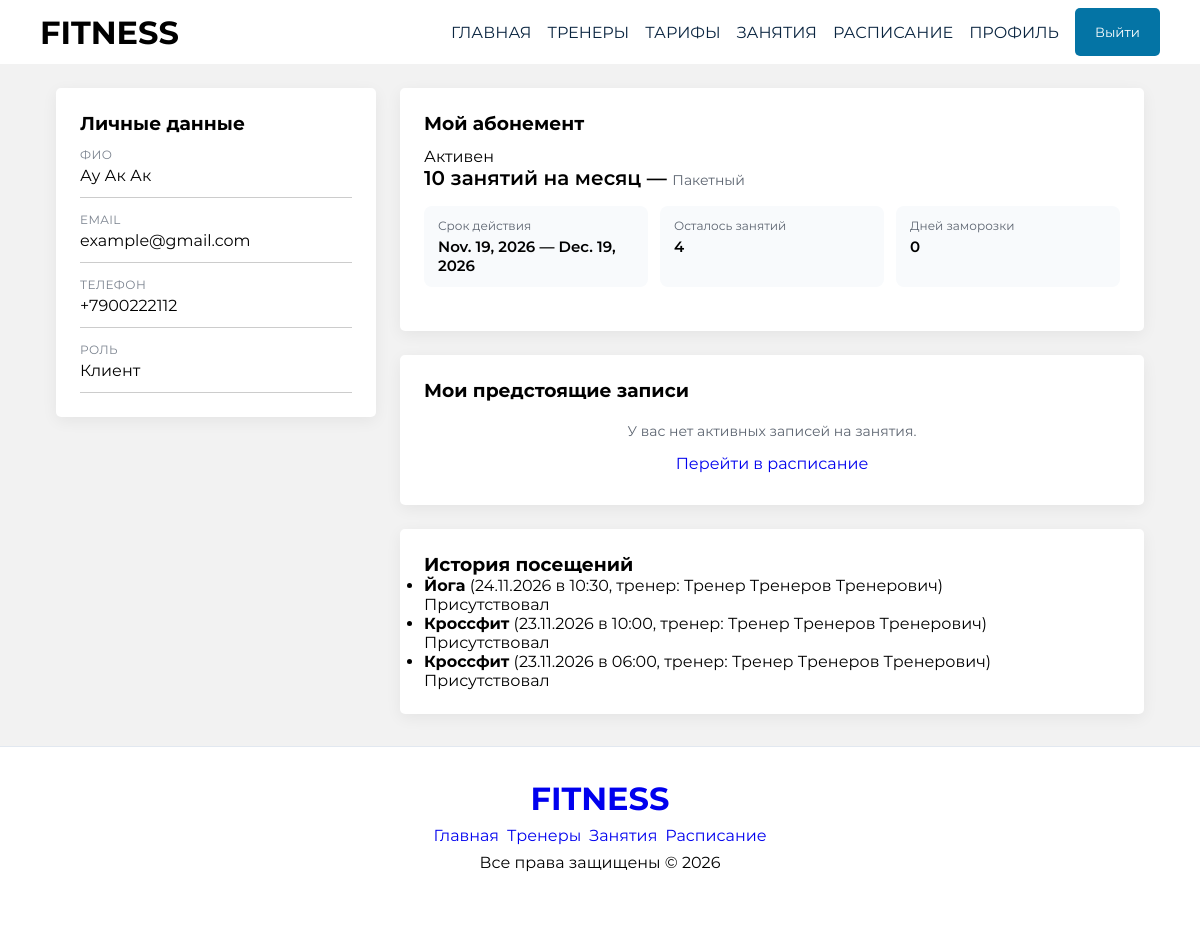
/profile/ (signed in), run on an earlier commit of the app's database.
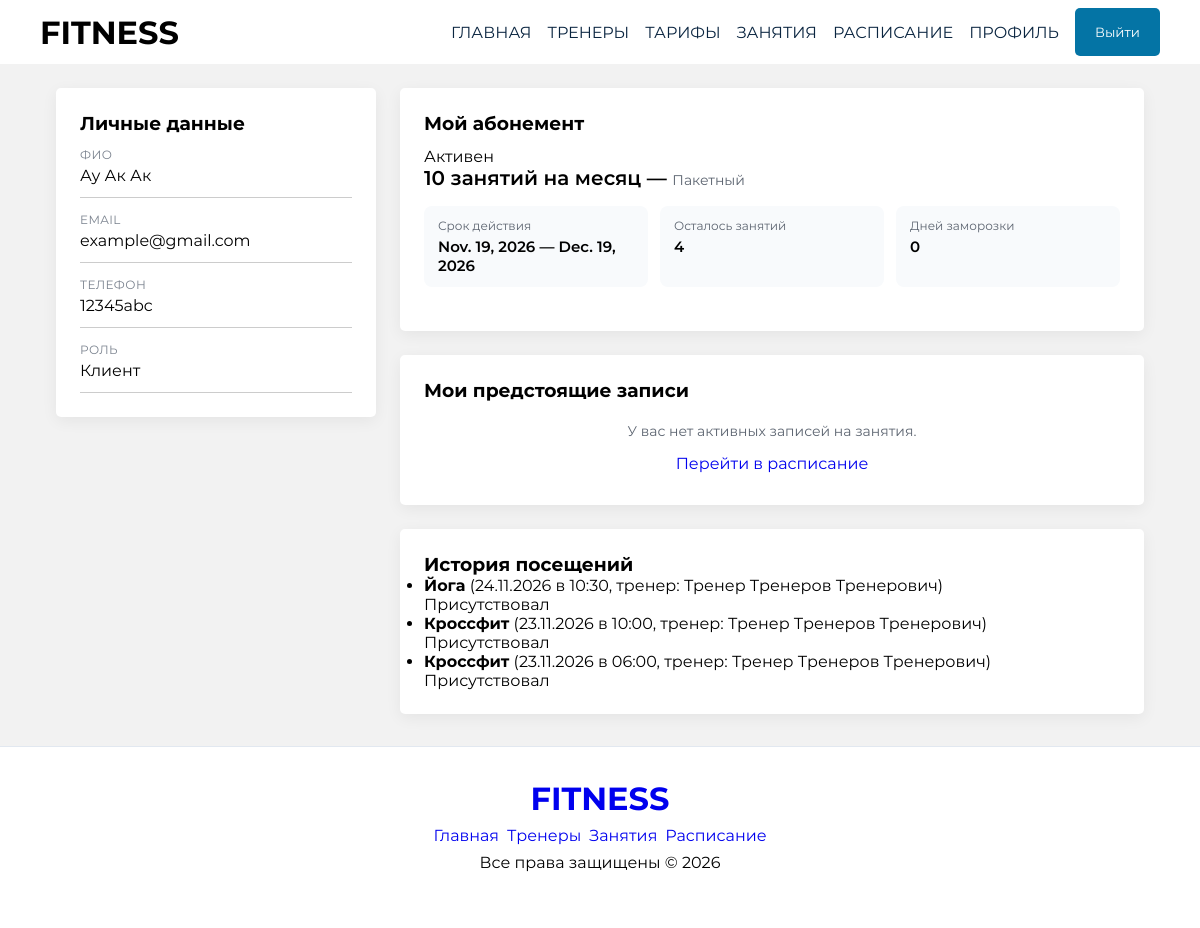
And on a later commit of the database.
### app/models.py (models this page shows, shortened)
class User(AbstractUser):
    class Role(models.TextChoices):
        CLIENT = 'client', 'Клиент'
        TRAINER = 'trainer', 'Тренер'
        ADMIN = 'admin', 'Администратор'
    first_name = None
    last_name = None
    photo = models.ImageField(
      'Фотография', upload_to='trainers/', null=True, blank=True
    )
    price = models.IntegerField('Цена', default=0)
    full_name = models.CharField('ФИО', max_length=150)
    email = models.EmailField('Email', unique=True)
    phone = models.CharField('Номер телефона', max_length=20, unique=True)
    role = models.CharField(
      'Роль', max_length=10, choices=Role.choices, default=Role.CLIENT
    )
    USERNAME_FIELD = 'email'
    REQUIRED_FIELDS = ['username', 'full_name', 'phone']

class Subscription(models.Model):
  class Status(models.TextChoices):
    ACTIVE = 'active', 'Активен'
    FROZEN = 'frozen', 'Заморожен'
    EXPIRED = 'expired', 'Истек'
  client = models.ForeignKey(
      User,
      on_delete=models.CASCADE,
      related_name='subscriptions',
      limit_choices_to={'role': User.Role.CLIENT},
      verbose_name='Клиент',
  )
  plan = models.ForeignKey(
      SubscriptionPlan,
      on_delete=models.PROTECT,
      verbose_name='Тип абонемента',
  )
  status = models.CharField(
      'Статус',
      max_length=15,
      choices=Status.choices,
      default=Status.ACTIVE,
  )
  start_date = models.DateField('Дата начала', default=timezone.now)
  end_date = models.DateField('Дата окончания', blank=True)
  remaining_workouts = models.PositiveIntegerField(
      'Остаток занятий',
      null=True,
      blank=True,
  )
  remaining_freeze_days = models.PositiveIntegerField(
      'Остаток дней заморозки',
      default=0,
  )

class SubscriptionPlan(models.Model):
  class PlanKind(models.TextChoices):
    PACKAGE = 'package', 'Пакетный'
    TARIFF = 'tariff', 'Тарифный (безлимит)'
  name = models.CharField('Название', max_length=100)
  kind = models.CharField(
      'Вид абонемента',
      max_length=10,
      choices=PlanKind.choices,
      default=PlanKind.TARIFF,
  )
  price = models.IntegerField('Цена')
  duration_days = models.PositiveIntegerField('Срок действия (дней)')
  workouts_count = models.PositiveIntegerField(
      'Количество занятий',
      null=True,
      blank=True,
  )
  freeze_days_limit = models.PositiveIntegerField(
      'Доступно дней заморозки', default=0
  )
  is_active = models.BooleanField('Доступен к покупке', default=True)

class Booking(models.Model):
  class Status(models.TextChoices):
    ACTIVE = 'active', 'Записан'
    ATTENDED = 'attended', 'Присутствовал'
    MISSED = 'missed', 'Не явился'
    CANCELED = 'canceled', 'Отменено'
  is_hidden_by_trainer = models.BooleanField('Скрыто тренером', default=False)
  client = models.ForeignKey(
      User,
      on_delete=models.CASCADE,
      related_name='bookings',
      limit_choices_to={'role': User.Role.CLIENT},
      verbose_name='Клиент',
  )
  schedule = models.ForeignKey(
      Schedule,
      on_delete=models.CASCADE,
      related_name='bookings',
      verbose_name='Слот расписания',
  )
  workout_date = models.DateField('Дата занятия')
  subscription = models.ForeignKey(
      Subscription,
      on_delete=models.CASCADE,
      related_name='bookings',
      verbose_name='Абонемент',
  )
  status = models.CharField(
      'Статус',
      max_length=15,
      choices=Status.choices,
      default=Status.ACTIVE,
  )
  created_at = models.DateTimeField('Дата записи', auto_now_add=True)

class Schedule(models.Model):
  class DayOfWeek(models.IntegerChoices):
    MONDAY = 1, 'Понедельник'
    TUESDAY = 2, 'Вторник'
    WEDNESDAY = 3, 'Среда'
    THURSDAY = 4, 'Четверг'
    FRIDAY = 5, 'Пятница'
    SATURDAY = 6, 'Суббота'
    SUNDAY = 7, 'Воскресенье'
  is_completed = models.BooleanField('Занятие проведено', default=False)
  workout_type = models.ForeignKey(
      WorkoutType,
      on_delete=models.CASCADE,
      related_name='schedules',
      verbose_name='Направление',
  )
  trainer = models.ForeignKey(
      User,
      on_delete=models.CASCADE,
      related_name='trainer_schedules',
      limit_choices_to={'role': User.Role.TRAINER},
      verbose_name='Тренер',
  )
  day_of_week = models.IntegerField(
      'День недели',
      choices=DayOfWeek.choices,
      default=DayOfWeek.MONDAY,
  )
  start_time = models.TimeField('Время начала')
  max_capacity = models.PositiveIntegerField('Максимум мест', default=10)
  class Meta:
    ordering = ['day_of_week', 'start_time']
  class Meta:
    ordering = ['start_time']

class WorkoutType(models.Model):
  name = models.CharField('Название направления', max_length=100)
  description = models.TextField('Описание', blank=True)
  duration_minutes = models.PositiveIntegerField(
      'Длительность (минут)', default=60
  )

### app/views.py (the view)
# urls.py: path('profile/', views.profile_view, name='profile'),
@login_required
def profile_view(request):
  active_sub = (
      Subscription.objects.filter(
          client=request.user,
          status__in=[Subscription.Status.ACTIVE, Subscription.Status.FROZEN],
      )
      .select_related('plan')
      .first()
  )
  history_subs = (
      Subscription.objects.filter(
          client=request.user, status=Subscription.Status.EXPIRED
      )
      .select_related('plan')
      .order_by('-end_date')
  )
  freeze_form = None
  if (
      active_sub
      and active_sub.status == Subscription.Status.ACTIVE
      and active_sub.remaining_freeze_days > 0
  ):
    freeze_form = FreezeForm(subscription=active_sub)
  today = timezone.localdate()
  upcoming_bookings = (
        Booking.objects.filter(
            client=request.user,
            status=Booking.Status.ACTIVE,
            workout_date__gte=today,
        )
        .select_related('schedule__workout_type', 'schedule__trainer')
        .order_by('workout_date', 'schedule__start_time')
    )
  past_bookings = (
        Booking.objects.filter(
            client=request.user,
        )
        .exclude(status=Booking.Status.CANCELED)
        .filter(
            models.Q(
                status__in=[Booking.Status.ATTENDED, Booking.Status.MISSED]
            )
            | models.Q(workout_date__lt=today)
        )
        .select_related('schedule__workout_type', 'schedule__trainer')
        .order_by('-workout_date', '-schedule__start_time')
    )
  return render(
      request,
      'profile.html',
      {
          'active_sub': active_sub,
          'history_subs': history_subs,
          'freeze_form': freeze_form,
          'upcoming_bookings': upcoming_bookings,
          'past_bookings': past_bookings
      },
  )

### app/templates/profile.html (shortened to what this page needs)
{% extends 'base.html' %}
{% load static %}
{% block content %}
<div class="content_block">
    <div class="cabinet">
        <div class="cabinet_card profile-card">
            <h3>Личные данные</h3>
            <div class="info_list">
                <div>
                    <span class="info_label">ФИО</span>
                    <span>{{ user.full_name }}</span>
                </div>
                <div>
                    <span class="info_label">Email</span>
                    <span>{{ user.email }}</span>
                </div>
                <div>
                    <span class="info_label">Телефон</span>
                    <span>{{ user.phone }}</span>
                </div>
                <div>
                    <span class="info_label">Роль</span>
                    <span>{{ user.get_role_display }}</span>
                </div>
            </div>
        </div>
        {% if user.role == 'client' %}
        <div class="cabinet_main">
            <div class="cabinet_card">
                <div class="card_header">
                    <h3>Мой абонемент</h3>
                    {% if active_sub %}
                    <span>{{ active_sub.get_status_display }}</span>
                    {% endif %}
                </div>
                {% if active_sub %}
                <div class="sub_info">
                    <p class="sub_title">{{ active_sub.plan.name }} — <span>{{ active_sub.plan.get_kind_display}}</span>
                    </p>
                    <div class="sub_stats">
                        <div class="stat_item">
                            <span class="stat_name">Срок действия</span>
                            <span class="stat_value">{{ active_sub.start_date }} — {{ active_sub.end_date }}</span>
                        </div>
                        {% if active_sub.plan.kind == 'package' %}
                        <div class="stat_item">
                            <span class="stat_name">Осталось занятий</span>
                            <span class="stat_value">{{ active_sub.remaining_workouts }}</span>
                        </div>
                        {% endif %}
                        <div class="stat_item">
                            <span class="stat_name">Дней заморозки</span>
                            <span class="stat_value">{{ active_sub.remaining_freeze_days }}</span>
                        </div>
                    </div>
                </div>
                {% else %}
                <div class="empty-state">
                    <p>У вас пока нет активного абонемента.</p>
                    <a href="{% url 'plans' %}">Выбрать абонемент</a>
                </div>
                {% endif %}
            </div>
            <div class="cabinet_card">
                <h3>Мои предстоящие записи</h3>
                {% if upcoming_bookings %}
                <ul class="booking_list">
                    {% for booking in upcoming_bookings %}
                    <li class="booking_item">
                        <div class="booking_info">
                            <strong class="booking_name">{{ booking.schedule.workout_type.name }}</strong>
                            <span class="booking_date">
                                {{ booking.schedule.start_time|date:"d.m.Y в H:i" }} Тренер:
                                {{ booking.schedule.trainer.full_name }}
                            </span>
                        </div>
                        <form action="{% url 'cancel_booking' booking.id %}" method="post">
                            {% csrf_token %}
                            <button type="submit">Отменить</button>
                        </form>
                    </li>
                    {% endfor %}
                </ul>
                {% else %}
                <div class="empty_box">
                    <p>У вас нет активных записей на занятия.</p>
                    <a href="{% url 'schedule' %}">Перейти в расписание</a>
                </div>
                {% endif %}
            </div>
            {% if past_bookings %}
            <div class="cabinet_card">
                <h3>История посещений</h3>
                <ul class="history-list">
                    {% for booking in past_bookings %}
                    <li class="history-item">
                        <div>
                            <strong>{{ booking.schedule.workout_type.name }}</strong>
                            <span class="history-dates">
                                ({{ booking.workout_date|date:"d.m.Y" }} в {{ booking.schedule.start_time|time:"H:i" }},
                                тренер: {{ booking.schedule.trainer.full_name }})
                            </span>
                        </div>
                        <span class="badge badge-neutral">{{ booking.get_status_display }}</span>
                    </li>
                    {% endfor %}
                </ul>
            </div>
            {% endif %}
        </div>
        {% endif %}
    </div>
</div>
{% endblock %}

### app/templates/base.html (shortened to what this page needs)
{% load static %}
<!DOCTYPE html>
<html lang="en">
<head>
    <link rel="stylesheet" href="{% static 'css/style.css' %}">
</head>
<body>
    <header class="header">
        <div class="container">
            <span class="logo">
                FITNESS
            </span>
            <nav class="header_nav">
                <a href="{% url 'home' %}">Главная</a>
                <a href="{% url 'trainers' %}">Тренеры</a>
                <a href="{% url 'plans' %}">Тарифы</a>
                <a href="{% url 'workouts' %}">Занятия</a>
                <a href="{% url 'schedule' %}">Расписание</a>
                {% if user.is_authenticated %}
                    {% if user.role == 'client' %}
                    <a href="{% url 'profile' %}">Профиль</a>
                    {% endif%}
                <form id="loginout" action="{% url 'logout' %}" method="post">
                    <button type="submit">Выйти</button>
                </form>
                {% else %}
                    <a href="{% url 'login' %}">Войти</a>
                    <a href="{% url 'register' %}">Зарегистрироваться</a>
                {% endif %}
            </nav>
        </div>
    </header>
    <main class="container">
        {% block content %}
        {% endblock %}
    </main>
    <footer class="footer">
        <div class="container">
            <a href="{% url 'home' %}" class="logo">FITNESS</a>
            <nav class="footer_nav">
                <a href="{% url 'home' %}">Главная</a>
                <a href="#">Тренеры</a>
                <a href="#">Занятия</a>
                <a href="#">Расписание</a>
            </nav>
            <span>Все права защищены &copy 2026 </span>
        </div>
    </footer>
</body>
</html>

### app/static/css/style.css (style rules this page uses)
:root { --bg-primary: #F2F2F2; --accent-red: #0A2540; --white: #fff }
* { margin: 0; padding: 0; box-sizing: border-box; }
a, a:link, a:visited { text-decoration: none; }
.container { width: 100%; max-width: 1440px; padding: 0 80px; margin: 0 auto; }
body { background-color: var(--bg-primary); font-family: 'Montserrat', sans-serif; display: flex; flex-direction: column; min-height: 100vh; }
main { flex: 1; width: 100%; }
.header { background-color: var(--white); }
.header .container { display: flex; align-items: center; justify-content: space-between; padding-top: 8px; padding-bottom: 8px; }
.logo { font-size: 32px; font-weight: bold; text-transform: uppercase; }
.header_nav { display: flex; align-items: center; gap: 16px; }
.header_nav a { color: var(--accent-red); text-transform: uppercase; }
button { width: 100%; border: none; font-family: inherit; padding: 16px 20px; background-color: #0474A5; color: var(--white); border-radius: 5px; }
.footer { margin-top: auto; background-color: #FFFFFF; border-top: 1px solid #E2E8F0; padding: 32px 0; flex-shrink: 0; margin-top: 32px; }
.footer .container { display: flex; justify-content: center; align-items: center; flex-direction: column; gap: 8px; padding-bottom: 24px; }
.footer_nav { display: flex; gap: 8px; }
.content_block { margin-top: 24px; padding: 0 16px; }
.cabinet { display: grid; grid-template-columns: 320px 1fr; gap: 24px; align-items: start; }
.cabinet_main { display: flex; flex-direction: column; gap: 24px; }
.cabinet_card { background-color: #ffffff; border-radius: 5px; padding: 24px; box-shadow: 0 4px 16px rgba(0, 0, 0, 0.06); }
.card_header { display: flex; flex-direction: column; gap: 12px; }
.info_list { margin-top: 12px; display: flex; flex-direction: column; gap: 14px; }
.info_list div { display: flex; flex-direction: column; gap: 4px; padding-bottom: 12px; border-bottom: 1px solid #ccc; }
.info_label { font-size: 12px; color: #7a828e; text-transform: uppercase; letter-spacing: 0.4px; }
.sub_title { font-size: 20px; font-weight: 600; margin: 0 0 16px 0; }
.sub_title span { font-size: 14px; font-weight: 400; color: #5c6470; }
.sub_stats { display: grid; grid-template-columns: repeat(auto-fit, minmax(150px, 1fr)); gap: 12px; margin-bottom: 20px; }
.stat_item { background-color: #f8fafc; padding: 12px 14px; border-radius: 8px; display: flex; flex-direction: column; gap: 4px; }
.stat_name { font-size: 12px; color: #5c6470; }
.stat_value { font-size: 15px; font-weight: 600; }
.empty_box { text-align: center; padding: 20px 0 8px; }
.empty_box p { margin: 0 0 14px 0; color: #5c6470; font-size: 14px; }
@media (max-width: 1440px) { .container { padding: 0 40px; } }

What changed in the data, as far as the page shows it:
changed User "Ау Ак Ак": phone "+7900222112" → "12345abc"
